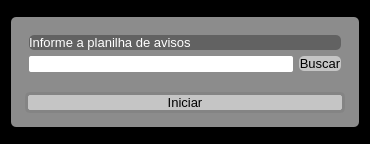
<?xml version="1.0" encoding="UTF-8"?>
<ui version="4.0">
 <class>Avisos</class>
 <widget class="QWidget" name="Avisos">
  <property name="geometry">
   <rect>
    <x>0</x>
    <y>0</y>
    <width>370</width>
    <height>144</height>
   </rect>
  </property>
  <property name="minimumSize">
   <size>
    <width>370</width>
    <height>120</height>
   </size>
  </property>
  <property name="maximumSize">
   <size>
    <width>370</width>
    <height>144</height>
   </size>
  </property>
  <property name="windowTitle">
   <string>Form</string>
  </property>
  <property name="styleSheet">
   <string notr="true">background-color: rgb(0, 0, 0);</string>
  </property>
  <layout class="QVBoxLayout" name="verticalLayout_4">
   <item alignment="Qt::AlignVCenter">
    <widget class="QWidget" name="widget" native="true">
     <property name="styleSheet">
      <string notr="true">border-radius: 5px;background-color: rgb(140, 140, 140);</string>
     </property>
     <layout class="QVBoxLayout" name="verticalLayout_3">
      <item>
       <widget class="QFrame" name="frame">
        <property name="frameShape">
         <enum>QFrame::StyledPanel</enum>
        </property>
        <property name="frameShadow">
         <enum>QFrame::Raised</enum>
        </property>
        <layout class="QVBoxLayout" name="verticalLayout_2">
         <item>
          <layout class="QVBoxLayout" name="verticalLayout">
           <item>
            <widget class="QLabel" name="label">
             <property name="font">
              <font>
               <pointsize>10</pointsize>
              </font>
             </property>
             <property name="styleSheet">
              <string notr="true">color: rgb(255, 255, 255);
background-color: rgba(0, 0, 0, 0.3);</string>
             </property>
             <property name="text">
              <string>Informe a planilha de avisos</string>
             </property>
            </widget>
           </item>
           <item>
            <layout class="QHBoxLayout" name="horizontalLayout">
             <item>
              <widget class="QLineEdit" name="lineEndr">
               <property name="styleSheet">
                <string notr="true">background-color: rgb(255, 255, 255);
border-radius: 2px;
</string>
               </property>
              </widget>
             </item>
             <item>
              <widget class="QPushButton" name="BuscarPlanilha">
               <property name="font">
                <font>
                 <pointsize>10</pointsize>
                </font>
               </property>
               <property name="cursor">
                <cursorShape>PointingHandCursor</cursorShape>
               </property>
               <property name="styleSheet">
                <string notr="true">QPushButton{
background-color: rgba(255, 255, 255, 0.5);

}

QPushButton:hover {
background-color: rgb(255, 255, 255);
border: 2px solid rgb(102, 102, 102);
border-radius: 5px
}</string>
               </property>
               <property name="text">
                <string>Buscar</string>
               </property>
              </widget>
             </item>
            </layout>
           </item>
          </layout>
         </item>
        </layout>
       </widget>
      </item>
      <item>
       <widget class="QPushButton" name="EnvioAvisos">
        <property name="font">
         <font>
          <pointsize>10</pointsize>
         </font>
        </property>
        <property name="cursor">
         <cursorShape>PointingHandCursor</cursorShape>
        </property>
        <property name="styleSheet">
         <string notr="true">QPushButton{
background-color: rgba(255, 255, 255, 0.5);
border: 3px solid rgb(132, 132, 132);
border-radius: 5px;
margin: 5px;
}

QPushButton:hover {
background-color: rgb(255, 255, 255);
border: 2px solid rgb(102, 102, 102);
border-radius: 5px
}</string>
        </property>
        <property name="text">
         <string>Iniciar</string>
        </property>
       </widget>
      </item>
     </layout>
    </widget>
   </item>
  </layout>
 </widget>
 <resources/>
 <connections/>
</ui>
